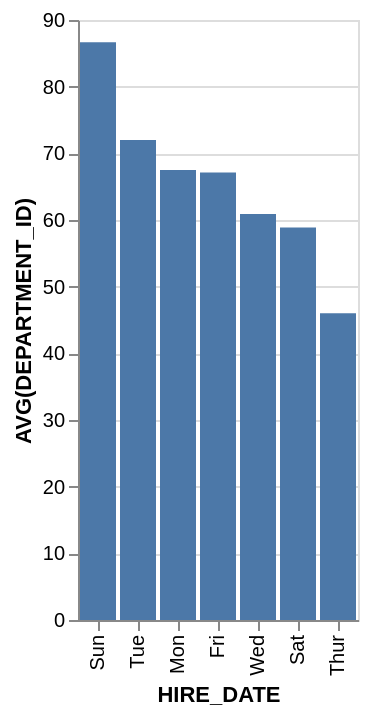

The Vega-Lite source for this figure:
### Vega-Lite specification from a JSON file in a GitHub repository (floating-point values rounded to 4 significant figures)
{"data": {"values": [{"x_data": "Sun", "y_data": 86.67}, {"x_data": "Tue", "y_data": 72}, {"x_data": "Mon", "y_data": 67.5}, {"x_data": "Fri", "y_data": 67.14}, {"x_data": "Wed", "y_data": 60.91}, {"x_data": "Sat", "y_data": 58.89}, {"x_data": "Thur", "y_data": 46}]}, "mark": "bar", "encoding": {"x": {"field": "x_data", "type": "nominal", "title": "HIRE_DATE", "sort": {"op": "sum", "field": "y_data", "order": "descending"}}, "y": {"field": "y_data", "type": "quantitative", "title": "AVG(DEPARTMENT_ID)"}}}
